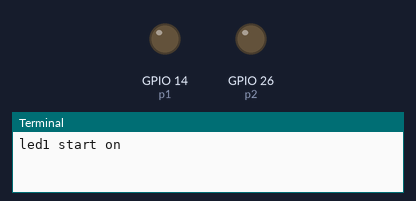
Simulated run of this program. Board: Raspberry Pi (BCM pin numbers). Parts: output pins drawn as LEDs (lit = HIGH), the last lines printed to the terminal.

Above: at 0.05 s.
At 10.45 s:
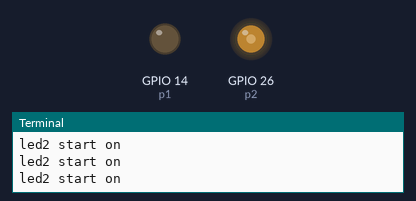
At 11.15 s:
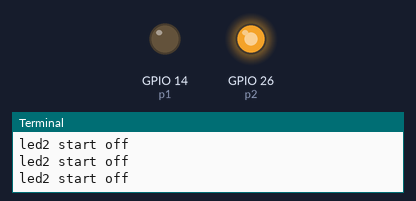
At 11.85 s:
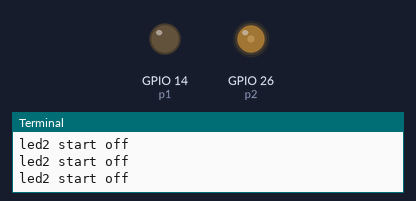
Timing chart, 0 to 15.7 s (numbered marks = the images above):
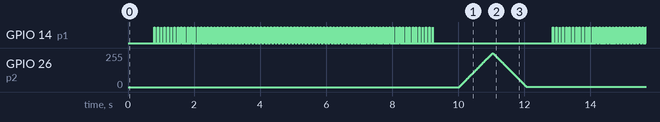

Measured:
- by itself, GPIO 14 (p1): repeats every 12.1 s: 58 × (HIGH 0.03 s, LOW 0.07 s), HIGH 0.01 s, LOW 3.6 s, 26 × (HIGH 0.01 s, LOW 0.09 s)

The program:

pwm_led_servo.py
```python
import RPi.GPIO as IO
import time
IO.setwarnings(False)
IO.setmode (IO.BCM)
IO.setup(14,IO.OUT)
IO.setup(26,IO.OUT)
p1 = IO.PWM(14,10)   #led
p1.start(0)
p2 = IO.PWM(26,100)   #servo
p2.start(0)
while 1:
    for x in range (50):
        p1.ChangeDutyCycle(x)
        print("led1 start on")
        time.sleep(0.1)
    for x in range (50):
        p1.ChangeDutyCycle(50-x)
        print("led1 start off")
        time.sleep(0.1)

    for x in range (100):
        p2.ChangeDutyCycle(x)
        print("led2 start on")
        time.sleep(0.01)
    for x in range (100):
        p2.ChangeDutyCycle(100-x)
        print("led2 start off")
        time.sleep(0.01)
```
